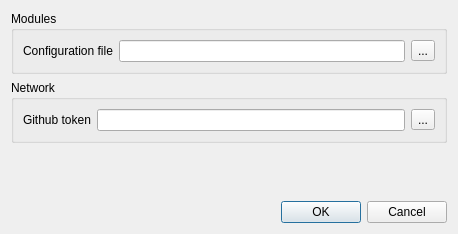
<?xml version="1.0" encoding="UTF-8"?>
<ui version="4.0">
 <class>Dialog</class>
 <widget class="QDialog" name="Dialog">
  <property name="geometry">
   <rect>
    <x>0</x>
    <y>0</y>
    <width>458</width>
    <height>234</height>
   </rect>
  </property>
  <property name="windowTitle">
   <string>Oqtopus settings</string>
  </property>
  <layout class="QGridLayout" name="gridLayout">
   <item row="4" column="0" colspan="3">
    <widget class="QDialogButtonBox" name="buttonBox">
     <property name="orientation">
      <enum>Qt::Orientation::Horizontal</enum>
     </property>
     <property name="standardButtons">
      <set>QDialogButtonBox::StandardButton::Cancel|QDialogButtonBox::StandardButton::Ok</set>
     </property>
    </widget>
   </item>
   <item row="3" column="1">
    <spacer name="verticalSpacer">
     <property name="orientation">
      <enum>Qt::Orientation::Vertical</enum>
     </property>
     <property name="sizeHint" stdset="0">
      <size>
       <width>20</width>
       <height>40</height>
      </size>
     </property>
    </spacer>
   </item>
   <item row="0" column="0" colspan="3">
    <widget class="QGroupBox" name="groupBox">
     <property name="title">
      <string>Modules</string>
     </property>
     <layout class="QGridLayout" name="gridLayout_2">
      <item row="0" column="1">
       <widget class="QLineEdit" name="modulesConfigurationFile_lineEdit"/>
      </item>
      <item row="0" column="0">
       <widget class="QLabel" name="label">
        <property name="text">
         <string>Configuration file</string>
        </property>
       </widget>
      </item>
      <item row="0" column="2">
       <widget class="QToolButton" name="modulesConfigurationFile_toolButton">
        <property name="text">
         <string>...</string>
        </property>
       </widget>
      </item>
     </layout>
    </widget>
   </item>
   <item row="1" column="0" colspan="3">
    <widget class="QGroupBox" name="groupBox_2">
     <property name="title">
      <string>Network</string>
     </property>
     <layout class="QGridLayout" name="gridLayout_3">
      <item row="0" column="0">
       <widget class="QLabel" name="githubToken_label">
        <property name="text">
         <string>Github token</string>
        </property>
       </widget>
      </item>
      <item row="0" column="1">
       <widget class="QLineEdit" name="githubToken_lineEdit"/>
      </item>
      <item row="0" column="2">
       <widget class="QToolButton" name="githubToken_helpButton">
        <property name="text">
         <string>...</string>
        </property>
       </widget>
      </item>
     </layout>
    </widget>
   </item>
  </layout>
 </widget>
 <resources/>
 <connections>
  <connection>
   <sender>buttonBox</sender>
   <signal>accepted()</signal>
   <receiver>Dialog</receiver>
   <slot>accept()</slot>
   <hints>
    <hint type="sourcelabel">
     <x>248</x>
     <y>254</y>
    </hint>
    <hint type="destinationlabel">
     <x>157</x>
     <y>274</y>
    </hint>
   </hints>
  </connection>
  <connection>
   <sender>buttonBox</sender>
   <signal>rejected()</signal>
   <receiver>Dialog</receiver>
   <slot>reject()</slot>
   <hints>
    <hint type="sourcelabel">
     <x>316</x>
     <y>260</y>
    </hint>
    <hint type="destinationlabel">
     <x>286</x>
     <y>274</y>
    </hint>
   </hints>
  </connection>
 </connections>
</ui>
